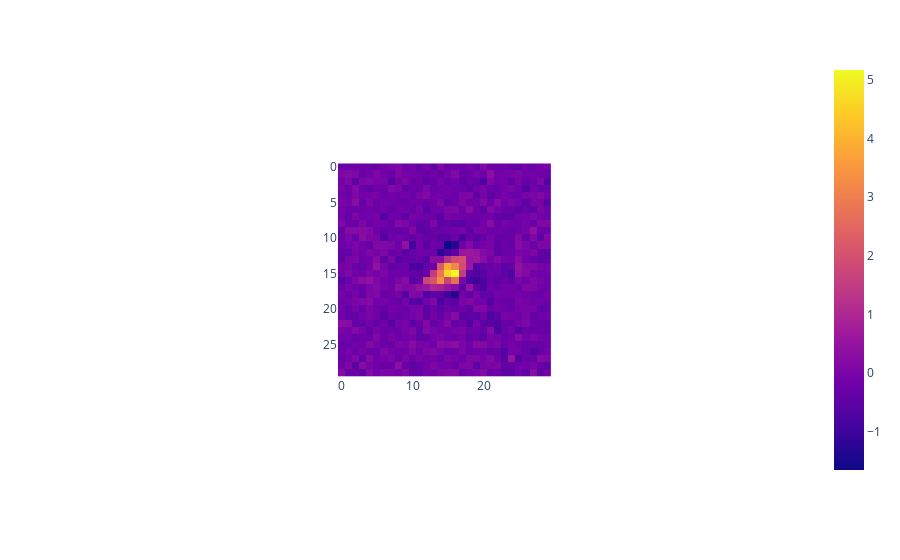

The code cell stored with this chart in its notebook:
### Code cell
residuals = star_cutout - model(best_fit.x, oversampled_psf, 10, star_cutout.shape)
px.imshow(residuals, aspect='equal').show()
print(np.max(residuals))

### Figure 1 — Plotly figure (JSON) as saved in the notebook; plotly's stock layout.template omitted (floating-point values rounded to 4 significant figures; data arrays with more than 128 entries replaced by an {"elided": "..."} marker saying what was removed)
{"data": [{"coloraxis": "coloraxis", "hovertemplate": "x: %{x}<br>y: %{y}<br>color: %{z}<extra></extra>", "name": "0", "type": "heatmap", "xaxis": "x", "yaxis": "y", "z": {"elided": "30x30 float values"}}], "layout": {"autosize": true, "coloraxis": {"colorscale": [[0, "#0d0887"], [0.1111, "#46039f"], [0.2222, "#7201a8"], [0.3333, "#9c179e"], [0.4444, "#bd3786"], [0.5556, "#d8576b"], [0.6667, "#ed7953"], [0.7778, "#fb9f3a"], [0.8889, "#fdca26"], [1, "#f0f921"]]}, "margin": {"t": 60}, "xaxis": {"anchor": "y", "autorange": true, "constrain": "domain", "domain": [0.3537, 0.6463], "range": [-0.5, 29.5], "scaleanchor": "y"}, "yaxis": {"anchor": "x", "autorange": true, "constrain": "domain", "domain": [0, 1], "range": [29.5, -0.5]}}}
